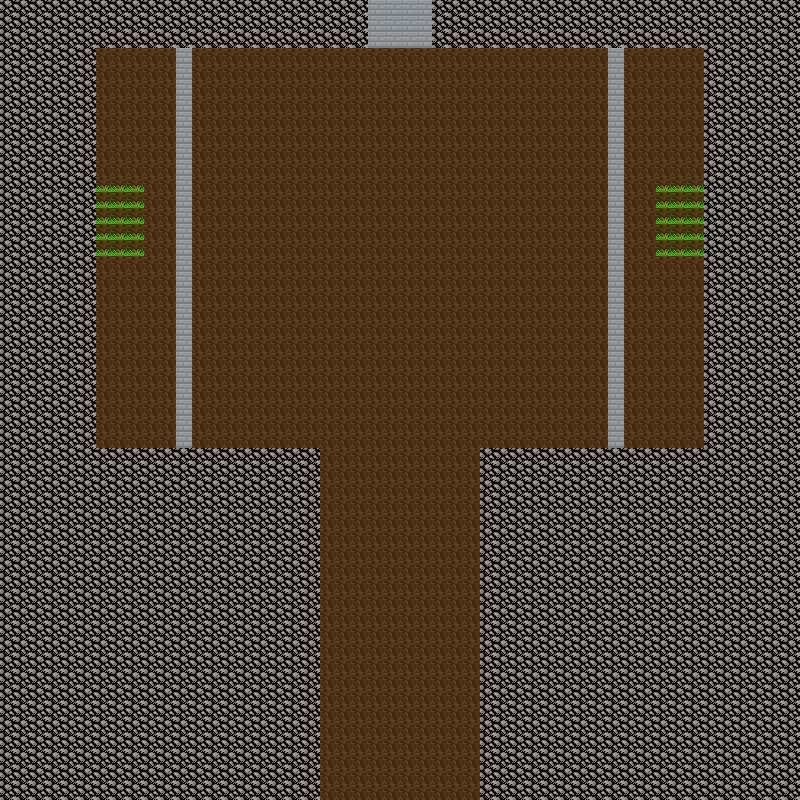

Rendered tile map (Tiled .tmx) drawn with the repository's tilesets; below, a short description and the map source with its tile grids summarised:
An orthogonal 50x50 tile map with 16x16 px tiles, 5 tile layers (walls, ground, prison, buttons, ...) and 3 objects (barrel1, barrel2, player).

<map version="1.2" tiledversion="1.2.3" orientation="orthogonal" renderorder="right-down" width="50" height="50" tilewidth="16" tileheight="16" infinite="0" nextlayerid="10" nextobjectid="6">
 <tileset firstgid="1" name="addableTiles" tilewidth="16" tileheight="16" tilecount="62" columns="62">
  <properties>
   <property name="collide" type="bool" value="true" />
  </properties>
  <image source="../images/tiles/addableTiles.png" width="992" height="16" />
  <tile id="3">
   <properties>
    <property name="collide" type="bool" value="true" />
   </properties>
  </tile>
  <tile id="4">
   <properties>
    <property name="collide" type="bool" value="true" />
   </properties>
  </tile>
 </tileset>
 <layer id="2" name="walls" width="50" height="50">
  <data>[2500 cells, 1272 non-empty, 1 distinct tile ids]</data>
 </layer>
 <layer id="7" name="ground" width="50" height="50">
  <data>[2500 cells, 1182 non-empty, 1 distinct tile ids]</data>
 </layer>
 <layer id="5" name="prison" width="50" height="50">
  <data>[2500 cells, 50 non-empty, 1 distinct tile ids]</data>
 </layer>
 <layer id="8" name="buttons" width="50" height="50">
  <data>[2500 cells, 76 non-empty, 2 distinct tile ids]</data>
 </layer>
 <layer id="4" name="door" width="50" height="50">
  <data>[2500 cells, 12 non-empty, 1 distinct tile ids]</data>
 </layer>
 <objectgroup id="9" name="objectLayer">
  <object id="2" name="barrel1" gid="1" x="156" y="223.5" width="16" height="16" />
  <object id="3" name="barrel2" gid="1" x="626" y="224.5" width="16" height="16" />
  <object id="5" name="player" gid="59" x="392.667" y="736.667" width="16" height="16" />
 </objectgroup>
</map>
